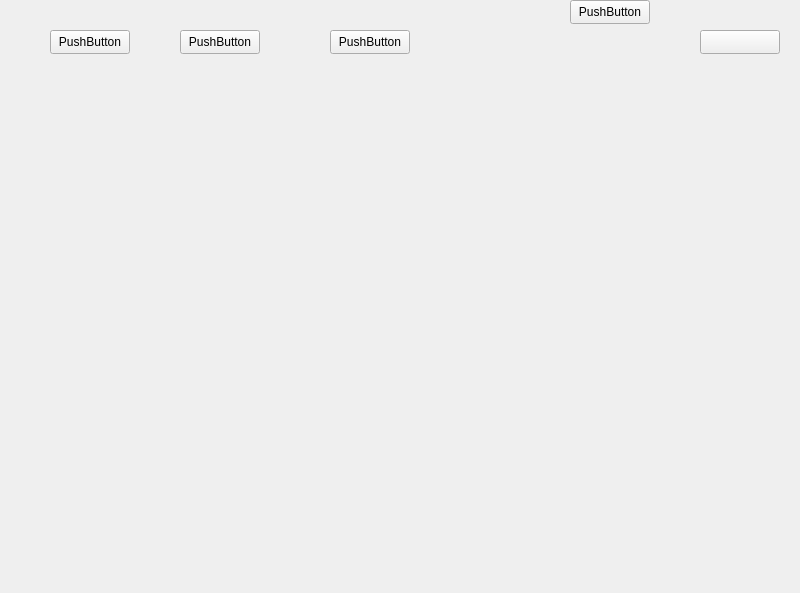
<?xml version="1.0" encoding="UTF-8"?>
<ui version="4.0">
 <class>MainWindow</class>
 <widget class="QMainWindow" name="MainWindow">
  <property name="geometry">
   <rect>
    <x>0</x>
    <y>0</y>
    <width>800</width>
    <height>593</height>
   </rect>
  </property>
  <property name="sizePolicy">
   <sizepolicy hsizetype="Preferred" vsizetype="Preferred">
    <horstretch>0</horstretch>
    <verstretch>0</verstretch>
   </sizepolicy>
  </property>
  <property name="windowTitle">
   <string>MainWindow</string>
  </property>
  <widget class="QWidget" name="centralwidget">
   <widget class="QPushButton" name="profileButton">
    <property name="geometry">
     <rect>
      <x>700</x>
      <y>30</y>
      <width>80</width>
      <height>24</height>
     </rect>
    </property>
    <property name="text">
     <string/>
    </property>
    <property name="iconSize">
     <size>
      <width>64</width>
      <height>64</height>
     </size>
    </property>
   </widget>
   <widget class="QPushButton" name="mainButton">
    <property name="geometry">
     <rect>
      <x>50</x>
      <y>30</y>
      <width>80</width>
      <height>24</height>
     </rect>
    </property>
    <property name="text">
     <string>PushButton</string>
    </property>
   </widget>
   <widget class="QPushButton" name="scoreButton">
    <property name="geometry">
     <rect>
      <x>180</x>
      <y>30</y>
      <width>80</width>
      <height>24</height>
     </rect>
    </property>
    <property name="text">
     <string>PushButton</string>
    </property>
   </widget>
   <widget class="QPushButton" name="adminButton">
    <property name="geometry">
     <rect>
      <x>330</x>
      <y>30</y>
      <width>80</width>
      <height>24</height>
     </rect>
    </property>
    <property name="text">
     <string>PushButton</string>
    </property>
   </widget>
   <widget class="QPushButton" name="exitButton">
    <property name="geometry">
     <rect>
      <x>570</x>
      <y>0</y>
      <width>80</width>
      <height>24</height>
     </rect>
    </property>
    <property name="text">
     <string>PushButton</string>
    </property>
   </widget>
  </widget>
  <widget class="QMenuBar" name="menubar">
   <property name="geometry">
    <rect>
     <x>0</x>
     <y>0</y>
     <width>800</width>
     <height>22</height>
    </rect>
   </property>
  </widget>
 </widget>
 <resources/>
 <connections/>
</ui>
